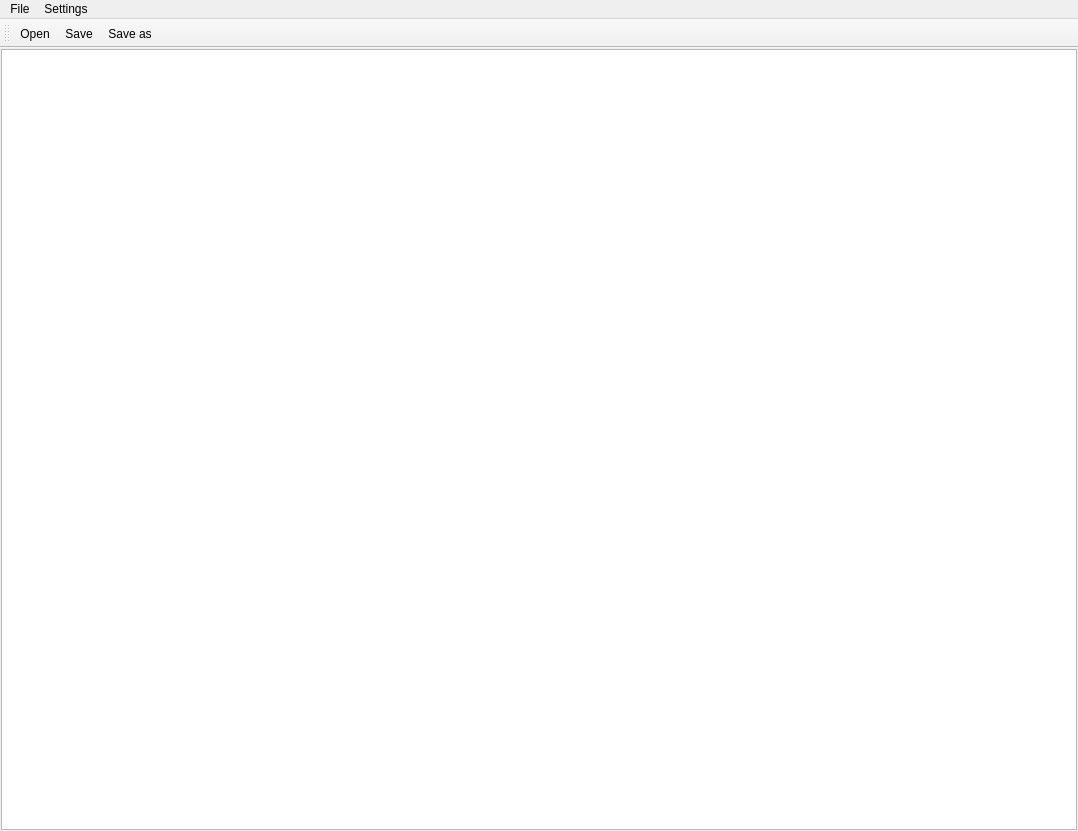
<?xml version="1.0" encoding="UTF-8"?>
<ui version="4.0">
 <class>MainWindow</class>
 <widget class="QMainWindow" name="MainWindow">
  <property name="geometry">
   <rect>
    <x>0</x>
    <y>0</y>
    <width>1078</width>
    <height>831</height>
   </rect>
  </property>
  <property name="windowTitle">
   <string>MainWindow</string>
  </property>
  <widget class="QWidget" name="centralwidget">
   <layout class="QGridLayout" name="gridLayout">
    <property name="margin">
     <number>1</number>
    </property>
    <property name="spacing">
     <number>1</number>
    </property>
    <item row="0" column="0">
     <widget class="QGenericEditor" name="genericEditor"/>
    </item>
   </layout>
  </widget>
  <widget class="QMenuBar" name="menubar">
   <property name="geometry">
    <rect>
     <x>0</x>
     <y>0</y>
     <width>1078</width>
     <height>25</height>
    </rect>
   </property>
   <widget class="QMenu" name="menuFile">
    <property name="title">
     <string>File</string>
    </property>
    <addaction name="actionOpen"/>
    <addaction name="separator"/>
    <addaction name="actionSave"/>
    <addaction name="actionSave_as"/>
   </widget>
   <widget class="QMenu" name="menuSettings">
    <property name="title">
     <string>Settings</string>
    </property>
    <widget class="QMenu" name="menuStyle">
     <property name="title">
      <string>Style</string>
     </property>
    </widget>
    <widget class="QMenu" name="menuPanels">
     <property name="title">
      <string>Panels</string>
     </property>
    </widget>
    <widget class="QMenu" name="menuModes">
     <property name="title">
      <string>Modes</string>
     </property>
    </widget>
    <addaction name="menuStyle"/>
    <addaction name="menuPanels"/>
    <addaction name="menuModes"/>
   </widget>
   <addaction name="menuFile"/>
   <addaction name="menuSettings"/>
  </widget>
  <widget class="QToolBar" name="toolBar">
   <property name="windowTitle">
    <string>toolBar</string>
   </property>
   <attribute name="toolBarArea">
    <enum>TopToolBarArea</enum>
   </attribute>
   <attribute name="toolBarBreak">
    <bool>false</bool>
   </attribute>
   <addaction name="actionOpen"/>
   <addaction name="actionSave"/>
   <addaction name="actionSave_as"/>
  </widget>
  <action name="actionOpen">
   <property name="icon">
    <iconset resource="examples.qrc">
     <normaloff>:/example_icons/rc/folder.png</normaloff>:/example_icons/rc/folder.png</iconset>
   </property>
   <property name="text">
    <string>Open</string>
   </property>
   <property name="shortcut">
    <string>Ctrl+O</string>
   </property>
   <property name="iconVisibleInMenu">
    <bool>true</bool>
   </property>
  </action>
  <action name="actionSave">
   <property name="icon">
    <iconset resource="examples.qrc">
     <normaloff>:/example_icons/rc/document-save.png</normaloff>:/example_icons/rc/document-save.png</iconset>
   </property>
   <property name="text">
    <string>Save</string>
   </property>
   <property name="shortcut">
    <string>Ctrl+S</string>
   </property>
   <property name="iconVisibleInMenu">
    <bool>true</bool>
   </property>
  </action>
  <action name="actionSave_as">
   <property name="icon">
    <iconset resource="examples.qrc">
     <normaloff>:/example_icons/rc/document-save-as.png</normaloff>:/example_icons/rc/document-save-as.png</iconset>
   </property>
   <property name="text">
    <string>Save as</string>
   </property>
   <property name="shortcut">
    <string>Ctrl+Shift+S</string>
   </property>
   <property name="iconVisibleInMenu">
    <bool>true</bool>
   </property>
  </action>
  <action name="actionWhiteStyle">
   <property name="checkable">
    <bool>true</bool>
   </property>
   <property name="checked">
    <bool>true</bool>
   </property>
   <property name="text">
    <string>White</string>
   </property>
  </action>
  <action name="actionDarkStyle">
   <property name="checkable">
    <bool>true</bool>
   </property>
   <property name="text">
    <string>Dark</string>
   </property>
  </action>
  <action name="actionPanel">
   <property name="text">
    <string>Panel</string>
   </property>
  </action>
  <action name="actionModes_2">
   <property name="text">
    <string>Modes</string>
   </property>
  </action>
 </widget>
 <customwidgets>
  <customwidget>
   <class>QGenericEditor</class>
   <extends>QPlainTextEdit</extends>
   <header>pcef/editors.h</header>
  </customwidget>
 </customwidgets>
 <resources>
  <include location="examples.qrc"/>
 </resources>
 <connections/>
</ui>
